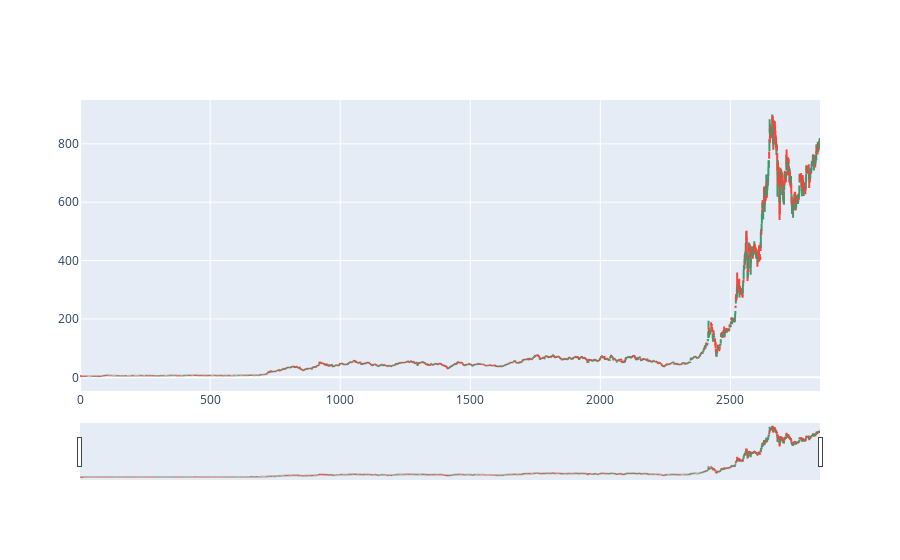

The notebook cell saved with this chart:
### Code cell
# OHLC chart from 2010 to 2021
trace = go.Ohlc(x=data.index,
                open=data.Open,
                high=data.High,
                low=data.Low,
                close=data.Close)
df = [trace]

iplot(df, filename='simple_ohlc')

### Figure 1 — Plotly figure (JSON) as saved in the notebook; plotly's stock layout.template omitted (floating-point values rounded to 4 significant figures; data arrays with more than 128 entries replaced by an {"elided": "..."} marker saying what was removed)
{"data": [{"close": {"elided": "2845 float values"}, "high": {"elided": "2845 float values"}, "low": {"elided": "2845 float values"}, "open": {"elided": "2845 float values"}, "type": "ohlc", "x": {"elided": "2845 int values"}}], "layout": {}}
